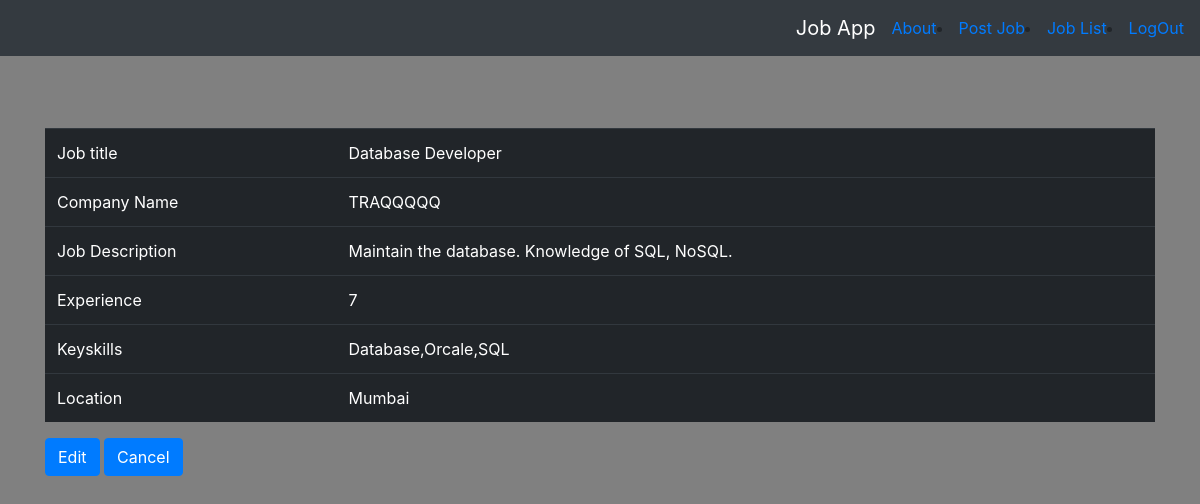
Page /postjob/10/ (signed in) on the committed database.
### postjob/models.py (models this page shows, shortened)
class PostJob(models.Model):
    company_name = models.CharField(max_length=256)
    title = models.CharField(max_length=256)
    description = models.TextField()
    experience = models.PositiveIntegerField()
    keyskills = models.CharField(max_length=256)
    status = models.BooleanField(default=True)
    location = models.CharField(max_length=100)
    created_at = models.DateTimeField(auto_now=True)
    created_by = models.ForeignKey(User,on_delete=models.CASCADE)
    class Meta:
        ordering = ['-created_at']

### postjob/views.py (the view)
# urls.py: path('<int:pk>/',views.DetailJobPost.as_view(),name='detail'),
class DetailJobPost(LoginRequiredMixin, generic.DetailView):
    model = PostJob
    template_name = 'postjob/postjob_detail.html'

### postjob/templates/postjob/postjob_detail.html
{% extends 'postjob/postjob_base.html' %}
{% block content %}
  <div class="container">
    <br/><br/><br/>
    <table class="table table-dark">
      <tr>
        <td>Job title</td>
        <td>{{postjob.title}}</td>
      </tr>
      <tr>
        <td>Company Name</td>
        <td>{{postjob.company_name}}</td>
      </tr>
      <tr>
        <td>Job Description</td>
        <td>{{postjob.description}}</td>
      </tr>
      <tr>
        <td>Experience</td>
        <td>{{postjob.experience}}</td>
      </tr>
      <tr>
        <td>Keyskills</td>
        <td>{{postjob.keyskills}}</td>
      </tr>
      <tr>
        <td>Location</td>
        <td>{{postjob.location}}</td>
      </tr>
    </table>
    </div>
    <div class="container">
      {% if user.role == "employer" %}
          {% if postjob.status != True %}
            <a class='btn btn-primary' href="{% url 'postjob:jobapplications' pk=postjob.pk %}">Display Applications</a>
          {% else %}
            <a class='btn btn-primary' href="{% url 'postjob:update' pk=postjob.pk %}">Edit</a>
          {% endif %}
      {% elif user.role == "employee" %}
        <a class='btn btn-primary' href="{% url 'postjob:applyjob' pk=postjob.pk %}">Apply</a>
      {% endif %}
      <a class='btn btn-primary' href="{% url 'postjob:list'%}">Cancel</a>
    </div>
{% endblock %}

### static/cvproject/css/master.css (style rules this page uses)
body { background-color: gray; }

### rows in the picture
PostJob: title "Database Developer", company_name "TRAQQQQQ", description "Maintain the database. Knowledge of SQL, NoSQL.", experience "7", keyskills "Database,Orcale,SQL", location "Mumbai"
